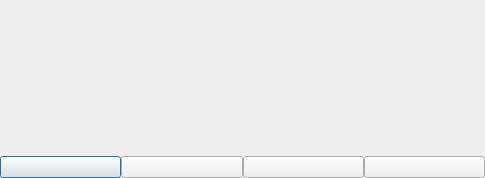
<?xml version="1.0" encoding="UTF-8"?>
<ui version="4.0">
 <class>HandleIssues</class>
 <widget class="QDialog" name="HandleIssues">
  <property name="geometry">
   <rect>
    <x>0</x>
    <y>0</y>
    <width>485</width>
    <height>178</height>
   </rect>
  </property>
  <property name="sizePolicy">
   <sizepolicy hsizetype="Fixed" vsizetype="Fixed">
    <horstretch>0</horstretch>
    <verstretch>0</verstretch>
   </sizepolicy>
  </property>
  <property name="windowTitle">
   <string>Dialog</string>
  </property>
  <layout class="QVBoxLayout" name="verticalLayout">
   <property name="spacing">
    <number>0</number>
   </property>
   <property name="leftMargin">
    <number>0</number>
   </property>
   <property name="topMargin">
    <number>0</number>
   </property>
   <property name="rightMargin">
    <number>0</number>
   </property>
   <property name="bottomMargin">
    <number>0</number>
   </property>
   <item>
    <widget class="QLabel" name="issueLabel">
     <property name="sizePolicy">
      <sizepolicy hsizetype="Expanding" vsizetype="Expanding">
       <horstretch>0</horstretch>
       <verstretch>0</verstretch>
      </sizepolicy>
     </property>
     <property name="text">
      <string/>
     </property>
     <property name="alignment">
      <set>Qt::AlignCenter</set>
     </property>
    </widget>
   </item>
   <item>
    <widget class="QWidget" name="" native="true">
     <property name="sizePolicy">
      <sizepolicy hsizetype="Expanding" vsizetype="Maximum">
       <horstretch>0</horstretch>
       <verstretch>0</verstretch>
      </sizepolicy>
     </property>
     <property name="maximumSize">
      <size>
       <width>16777215</width>
       <height>30</height>
      </size>
     </property>
     <layout class="QHBoxLayout" name="horizontalLayout">
      <property name="spacing">
       <number>0</number>
      </property>
      <property name="leftMargin">
       <number>0</number>
      </property>
      <property name="topMargin">
       <number>0</number>
      </property>
      <property name="rightMargin">
       <number>0</number>
      </property>
      <property name="bottomMargin">
       <number>0</number>
      </property>
      <item>
       <widget class="QPushButton" name="okButton">
        <property name="sizePolicy">
         <sizepolicy hsizetype="Expanding" vsizetype="Maximum">
          <horstretch>0</horstretch>
          <verstretch>0</verstretch>
         </sizepolicy>
        </property>
        <property name="text">
         <string/>
        </property>
        <property name="icon">
         <iconset resource="../icons.qrc">
          <normaloff>:/icon/res/checkbox-marked-circle-outline.png</normaloff>:/icon/res/checkbox-marked-circle-outline.png</iconset>
        </property>
        <property name="iconSize">
         <size>
          <width>20</width>
          <height>20</height>
         </size>
        </property>
       </widget>
      </item>
      <item>
       <widget class="QPushButton" name="ouiButton">
        <property name="sizePolicy">
         <sizepolicy hsizetype="Expanding" vsizetype="Maximum">
          <horstretch>0</horstretch>
          <verstretch>0</verstretch>
         </sizepolicy>
        </property>
        <property name="text">
         <string/>
        </property>
        <property name="icon">
         <iconset resource="../icons.qrc">
          <normaloff>:/icon/res/checkbox-marked-circle-outline.png</normaloff>:/icon/res/checkbox-marked-circle-outline.png</iconset>
        </property>
        <property name="iconSize">
         <size>
          <width>20</width>
          <height>20</height>
         </size>
        </property>
       </widget>
      </item>
      <item>
       <widget class="QPushButton" name="nonButton">
        <property name="sizePolicy">
         <sizepolicy hsizetype="Expanding" vsizetype="Maximum">
          <horstretch>0</horstretch>
          <verstretch>0</verstretch>
         </sizepolicy>
        </property>
        <property name="text">
         <string/>
        </property>
        <property name="icon">
         <iconset resource="../icons.qrc">
          <normaloff>:/icon/res/close-circle-outline.png</normaloff>:/icon/res/close-circle-outline.png</iconset>
        </property>
        <property name="iconSize">
         <size>
          <width>20</width>
          <height>20</height>
         </size>
        </property>
       </widget>
      </item>
      <item>
       <widget class="QPushButton" name="saveButton">
        <property name="sizePolicy">
         <sizepolicy hsizetype="Expanding" vsizetype="Maximum">
          <horstretch>0</horstretch>
          <verstretch>0</verstretch>
         </sizepolicy>
        </property>
        <property name="text">
         <string/>
        </property>
        <property name="icon">
         <iconset resource="../icons.qrc">
          <normaloff>:/icon/res/stiffy.png</normaloff>:/icon/res/stiffy.png</iconset>
        </property>
        <property name="iconSize">
         <size>
          <width>20</width>
          <height>20</height>
         </size>
        </property>
       </widget>
      </item>
     </layout>
    </widget>
   </item>
  </layout>
  <action name="actionOui">
   <property name="text">
    <string>oui</string>
   </property>
  </action>
  <action name="actionNon">
   <property name="text">
    <string>non</string>
   </property>
  </action>
  <action name="actionOk">
   <property name="text">
    <string>ok</string>
   </property>
  </action>
  <action name="actionSave">
   <property name="text">
    <string>save</string>
   </property>
  </action>
 </widget>
 <resources>
  <include location="../icons.qrc"/>
 </resources>
 <connections/>
</ui>
